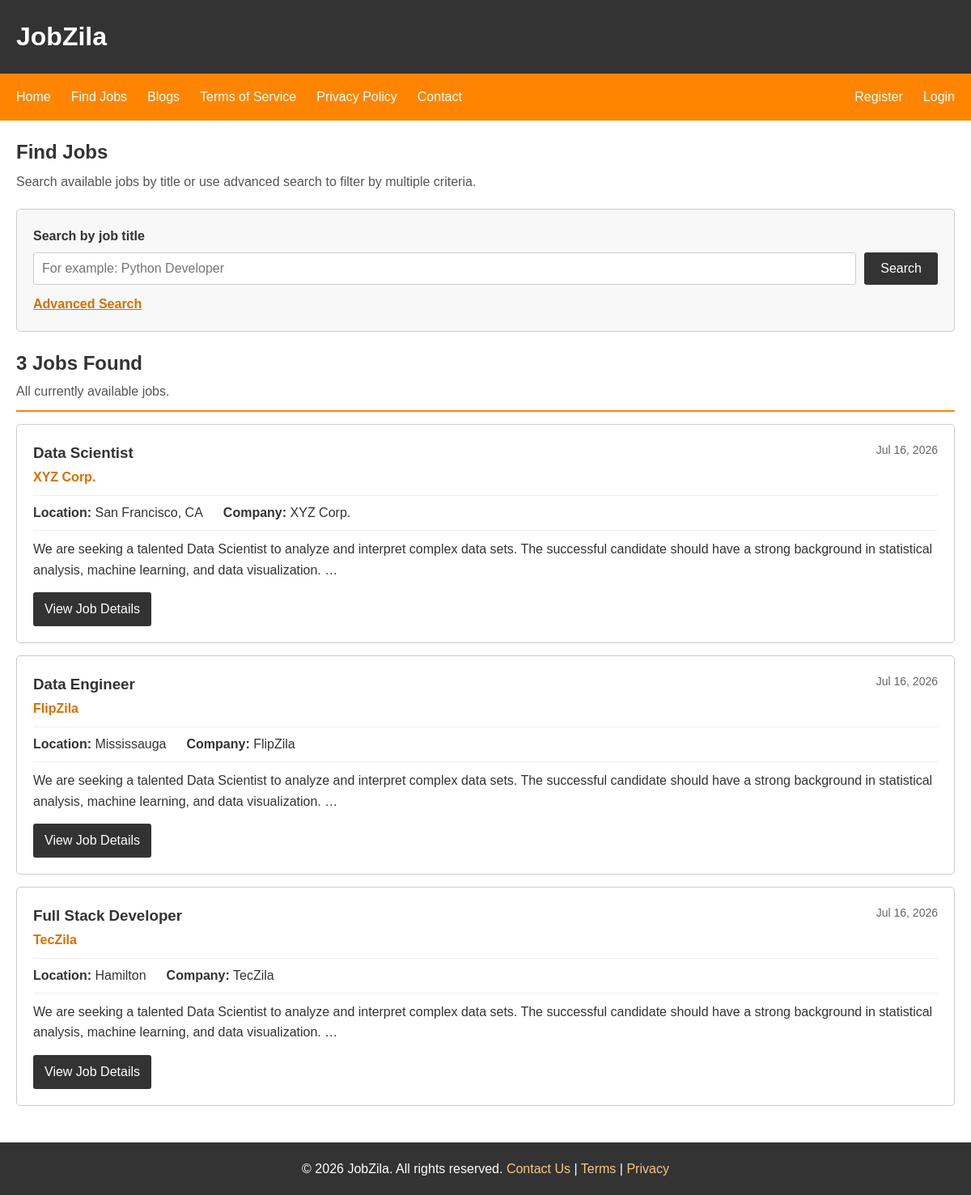
Screenshot of /jobs/ with the database file from the repository.
### jobs/models.py (models this page shows, shortened)
class Job(models.Model):
    title = models.CharField(max_length=200)
    company = models.CharField(max_length=100)
    location = models.CharField(max_length=100)
    description = models.TextField()
    apply_link = models.URLField(blank=True, null=True)
    created_at = models.DateTimeField(auto_now_add=True)
    posted_by = models.ForeignKey(User, on_delete=models.CASCADE, null=True, blank=True)

### jobs/views.py (the view, shortened to what this page needs)
# urls.py: path("", views.job_list, name="job_list"),
def job_list(request):
    quick_search = request.GET.get("q", "").strip()
    title = request.GET.get("title", "").strip()
    company = request.GET.get("company", "").strip()
    location = request.GET.get("location", "").strip()
    keyword = request.GET.get("keyword", "").strip()
    sort = request.GET.get("sort", "newest")
    jobs = Job.objects.all()
    if quick_search:
        jobs = jobs.filter(title__icontains=quick_search)
    if title:
        jobs = jobs.filter(title__icontains=title)
    if company:
        jobs = jobs.filter(company__icontains=company)
    if location:
        jobs = jobs.filter(location__icontains=location)
    if sort == "oldest":
        jobs = jobs.order_by("created_at")
    elif sort == "title":
        jobs = jobs.order_by("title")
    elif sort == "company":
        jobs = jobs.order_by("company")
    else:
        jobs = jobs.order_by("-created_at")
    advanced_search_active = any(
        [title, company, location, keyword, sort != "newest"]
    )
    context = {
        "jobs": jobs,
        "quick_search": quick_search,
        "title_search": title,
        "company_search": company,
        "location_search": location,
        "keyword_search": keyword,
        "sort": sort,
        "advanced_search_active": advanced_search_active,
        "result_count": jobs.count(),
    }
    return render(request, "jobs/job_list.html", context)

### jobs/templates/jobs/job_list.html (shortened to what this page needs)
{% extends "sharedpage.html" %}
{% block main %}
<section class="jobs-search-section">
    <div class="jobs-search-header">
        <h2>Find Jobs</h2>
        <p>
            Search available jobs by title or use advanced search
            to filter by multiple criteria.
        </p>
    </div>
    <div class="job-search-box">
        <form
            method="GET"
            action="{% url 'jobs:job_list' %}"
            class="quick-search-form"
        >
            <label for="quick-search">Search by job title</label>
            <div class="quick-search-row">
                <input
                    type="search"
                    id="quick-search"
                    name="q"
                    value="{{ quick_search }}"
                    placeholder="For example: Python Developer"
                />
                <button type="submit">
                    Search
                </button>
            </div>
        </form>
        <button
            type="button"
            id="advanced-search-toggle"
            class="advanced-search-toggle"
            aria-expanded="{% if advanced_search_active %}true{% else %}false{% endif %}"
            aria-controls="advanced-search"
        >
            Advanced Search
        </button>
    </div>
    <div class="job-results-heading">
        <div>
            <h2>
                {{ result_count }}
                Job{{ result_count|pluralize }}
                Found
            </h2>
            {% if quick_search %}
                <p>
                    Results for job title:
                    <strong>{{ quick_search }}</strong>
                </p>
            {% elif advanced_search_active %}
                <p>Results matching your selected filters.</p>
            {% else %}
                <p>All currently available jobs.</p>
            {% endif %}
        </div>
    </div>
    <div class="jobs-results-list">
        {% for job in jobs %}
            <article class="job-result-card">
                <div class="job-result-top">
                    <div>
                        <h3>
                             {{ job.title }}
                        </h3>
                        <p class="job-company-name">
                            {{ job.company }}
                        </p>
                    </div>
                    <p class="job-posted-date">
                        {{ job.created_at|date:"M d, Y" }}
                    </p>
                </div>
                <div class="job-result-information">
                    <p>
                        <strong>Location:</strong>
                        {{ job.location }}
                    </p>
                    <p>
                        <strong>Company:</strong>
                        {{ job.company }}
                    </p>
                </div>
                <p class="job-result-description">
                    {{ job.description|truncatewords:30 }}
                </p>
                <a
                    class="view-job-link"
                >
                    View Job Details
                </a>
            </article>
        {% endfor %}
    </div>
</section>
{% endblock main %}

### static/css/styles.css (style rules this page uses)
* { margin: 0; padding: 0; box-sizing: border-box; }
html, body { min-height: 100%; }
body { min-height: 100vh; font-family: Arial, Helvetica, sans-serif; font-size: 16px; line-height: 1.6; color: #333; display: flex; flex-direction: column; }
.jobs-search-section { width: 100%; margin: 20px 20px 30px; }
.jobs-search-header { margin-bottom: 20px; }
.jobs-search-header h2 { margin-bottom: 5px; }
.jobs-search-header p { color: #555; }
.job-search-box { margin-bottom: 20px; padding: 20px; border: 1px solid #ccc; border-radius: 5px; background-color: #f8f8f8; }
.quick-search-form label { display: block; margin-bottom: 8px; font-weight: bold; }
.quick-search-row { display: flex; gap: 10px; }
.quick-search-row input { flex: 1; padding: 10px; border: 1px solid #ccc; border-radius: 3px; font-family: inherit; font-size: 16px; }
.quick-search-row button { background-color: #333; color: white; padding: 10px 20px; border: none; border-radius: 3px; font-family: inherit; font-size: 16px; cursor: pointer; }
.advanced-search-toggle { margin-top: 15px; padding: 0; border: none; background: transparent; color: #d96f00; font-family: inherit; font-size: 16px; font-weight: bold; text-decoration: underline; cursor: pointer; }
.job-results-heading { display: flex; justify-content: space-between; align-items: center; gap: 20px; margin-bottom: 15px; padding-bottom: 10px; border-bottom: 2px solid #ff8500; }
.job-results-heading h2 { margin-bottom: 3px; }
.job-results-heading p { color: #555; }
.jobs-results-list { width: 100%; }
.job-result-card { margin-bottom: 15px; padding: 20px; border: 1px solid #ccc; border-radius: 5px; background-color: white; }
.job-result-top { display: flex; justify-content: space-between; align-items: flex-start; gap: 20px; margin-bottom: 10px; }
.job-result-card h3 { margin-bottom: 2px; }
.job-company-name { color: #d96f00; font-weight: bold; }
.job-posted-date { flex-shrink: 0; color: #666; font-size: 14px; }
.job-result-information { display: flex; flex-wrap: wrap; gap: 25px; margin-bottom: 10px; padding: 8px 0; border-top: 1px solid #eee; border-bottom: 1px solid #eee; }
.job-result-description { margin-bottom: 15px; }
.view-job-link { display: inline-block; background-color: #333; color: white; padding: 8px 14px; border-radius: 3px; text-decoration: none; }

### rows the page displays
Job: title "Data Scientist", company "XYZ Corp.", created_at "Jul 16, 2026", location "San Francisco, CA", description "We are seeking a talented Data Scientist to analyze and interpret complex data sets. The successful candidate should have a strong background in statistical analysis, machine learning, and data visualization. …"
Job: title "Data Engineer", company "FlipZila", created_at "Jul 16, 2026", location "Mississauga", description "We are seeking a talented Data Scientist to analyze and interpret complex data sets. The successful candidate should have a strong background in statistical analysis, machine learning, and data visualization. …"
Job: title "Full Stack Developer", company "TecZila", created_at "Jul 16, 2026", location "Hamilton", description "We are seeking a talented Data Scientist to analyze and interpret complex data sets. The successful candidate should have a strong background in statistical analysis, machine learning, and data visualization. …"

### other values shown
{{ result_count }} "3"
